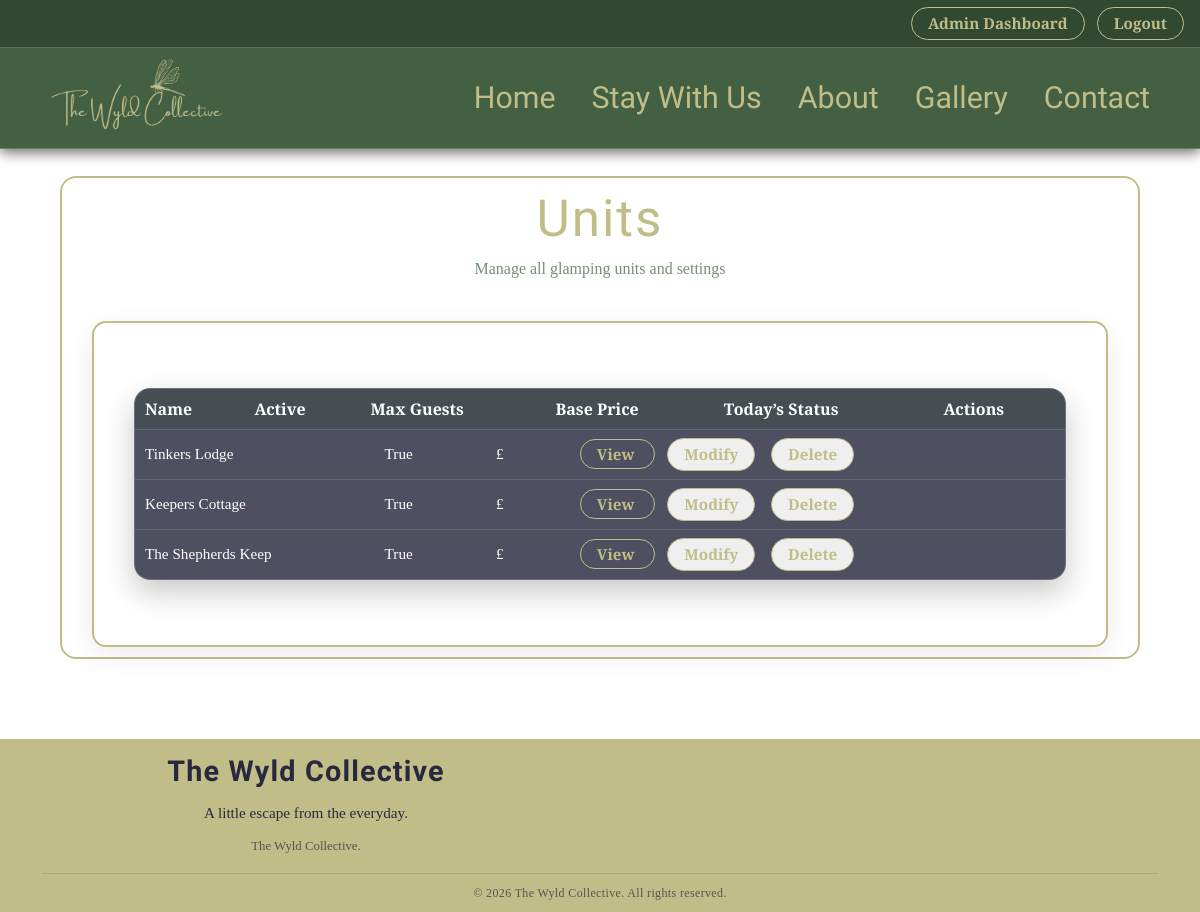
The page /manage/units/ (signed in) on the database its author committed.
### bookings/models.py (models this page shows, shortened)
class Unit(models.Model):
    name = models.CharField(max_length=120)
    slug = models.SlugField(unique=True)
    short_description = models.CharField(max_length=300, blank=True)
    description = models.TextField(blank=True)
    main_image = models.ImageField(upload_to="unit_main/", blank=True, null=True)
    max_adults = models.PositiveIntegerField(default=2)
    max_children = models.PositiveIntegerField(default=2)
    price_per_night = models.DecimalField(max_digits=7, decimal_places=2)
    dog_surcharge = models.DecimalField(max_digits=6, decimal_places=2, default=0)
    dogs_allowed = models.BooleanField(default=False)
    active = models.BooleanField(default=True)

### bookings/views.py (the view)
# urls.py: path("manage/units/", views.admin_units_list_view, name="admin_units_list"),
@login_required
def admin_units_list_view(request):
    if not request.user.is_staff:
        return render(request, "403.html")
    units = Unit.objects.all()
    return render(request, "admin/admin_units_list.html", {"units": units})

### templates/admin/admin_units_list.html
{% extends "base.html" %}
{% block content %}
<div class="admin-dashboard-container">
    <div class="admin-card-wrapper">
        <h1 class="admin-dashboard-title">Units</h1>
        <p class="admin-dashboard-subtitle">Manage all glamping units and settings</p>
        <div class="admin-dashboard-grid">
            <div class="admin-card" style="grid-column: 1 / -1;">
                <table class="admin-table">
                    <thead>
                        <tr>
                            <th>Name</th>
                            <th>Active</th>
                            <th>Max Guests</th>
                            <th>Base Price</th>
                            <th>Today’s Status</th>
                            <th>Actions</th>
                        </tr>
                    </thead>
                    <tbody>
                        {% for unit in units %}
                        <tr>
                            <td>{{ unit.name }}</td>
                            <td>{{ unit.active }}</td>
                            <td>{{ unit.max_guests }}</td>
                            <td>£{{ unit.base_price }}</td>
                            <td>{{ unit.today_status }}</td>
                            <td>
                                <a href="{% url 'admin_unit_detail' unit.id %}" class="crud-btn">
                                    View
                                </a>
                                <button onclick="openPasswordModal('modify_unit', {{ unit.id }})"
                                        class="crud-btn">
                                    Modify
                                </button>
                                <button onclick="openPasswordModal('delete_unit', {{ unit.id }})"
                                        class="crud-btn danger-btn">
                                    Delete
                                </button>
                            </td>
                        </tr>
                        {% endfor %}
                    </tbody>
                </table>
            </div>
        </div>
    </div>
</div>
{% endblock %}

### static/css/styles.css (style rules this page uses)
:root { --font-primary: "Island Moments", cursive; --font-secondary: "Cormorant Garamond", serif; --colour-primary: #436043; --colour-secondary: #759075; --colour-tertiary: #ffffff; --colour-accent: #c1bd88; --colour-blue: #28293e; --transition-fast: 0.25s ease; --transition-medium: 0.45s ease; --colour-accent-rgb: 49, 72, 49; }
body { font-family: var(--font-secondary); background: url("../images/page-bg.svg") center/cover no-repeat fixed; color: var(--colour-primary); overflow-x: hidden; }
h1 { font-family: var(--font-primary); letter-spacing: 2px; font-size: 3.2rem; color: var(--colour-accent); text-align: center; }
p, li { font-family: var(--font-secondary); font-size: 1.1rem; text-align: center; color: var(--colour-tertiary); }
.crud-btn { color: var(--colour-accent); border: 1px solid var(--colour-accent); padding: 4px 16px; margin-left: 12px; border-radius: 50px; font-family: var(--font-secondary); font-size: 0.95rem; font-weight: 600; text-decoration: none; transition: var(--transition-fast); }
.admin-table { width: 100%; border-collapse: collapse; margin: 25px 0px; background: rgba(40, 41, 62, 0.82); border-radius: 16px; overflow: hidden; border: 1px solid rgba(255, 255, 255, 0.18); box-shadow: 0 12px 30px rgba(0, 0, 0, 0.22); }
.admin-table thead { background: rgba(var(--colour-accent-rgb), 0.25); }
.admin-table th { padding: 14px 18px; color: var(--colour-tertiary); font-family: var(--font-secondary); font-size: 1rem; font-weight: 600; text-align: left; }
.admin-table td { padding: 12px 18px; color: var(--colour-tertiary); font-family: var(--font-secondary); font-size: 0.95rem; border-top: 1px solid rgba(255, 255, 255, 0.12); }
.admin-table .crud-btn { margin: 0 6px; }
.admin-dashboard-container { max-width: 100%; margin: 60px auto; padding: 20px; text-align: center; }
.admin-card-wrapper { width: 90vw; background: rgba(255, 255, 255, 0.85); border: 2px solid #C1BD88; border-radius: 16px; margin: 0 auto; padding: 10px 30px; }
.admin-dashboard-subtitle { font-size: 16px; color: #759075; margin-bottom: 40px; }
.admin-dashboard-grid { display: grid; grid-template-columns: repeat(auto-fit, minmax(260px, 1fr)); gap: 30px; }
.admin-card { background: rgba(255, 255, 255, 0.8); border: 2px solid #C1BD88; padding: 30px; border-radius: 14px; text-align: center; box-shadow: 0 8px 30px rgba(0,0,0,0.08); text-decoration: none; color: #314831; transition: transform 0.2s ease, box-shadow 0.2s ease; }
.admin-card { text-align: left; padding: 40px; }
.admin-table { table-layout: auto; }
.admin-table th, .admin-table td { padding: 8px 10px; white-space: nowrap; }
.admin-card { min-width: 0; overflow: hidden; }
.admin-table { display: block; width: 100%; max-width: 100%; overflow-x: auto; overflow-y: hidden; white-space: nowrap; table-layout: auto; -webkit-overflow-scrolling: touch; }
.admin-table thead, .admin-table tbody { display: table; width: max-content; min-width: 100%; }
.admin-table th, .admin-table td { white-space: nowrap; }

### rows shown on the page
Unit: name "Tinkers Lodge", active "True"
Unit: name "Keepers Cottage", active "True"
Unit: name "The Shepherds Keep", active "True"
